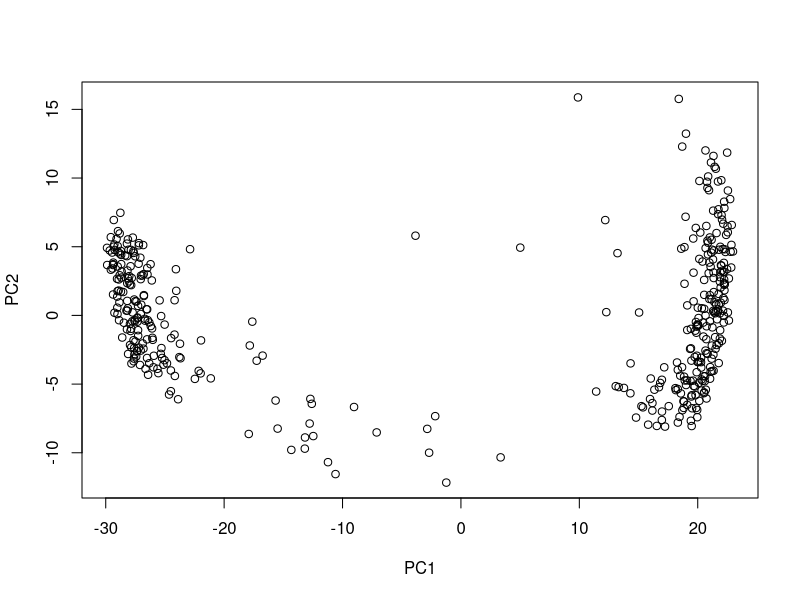
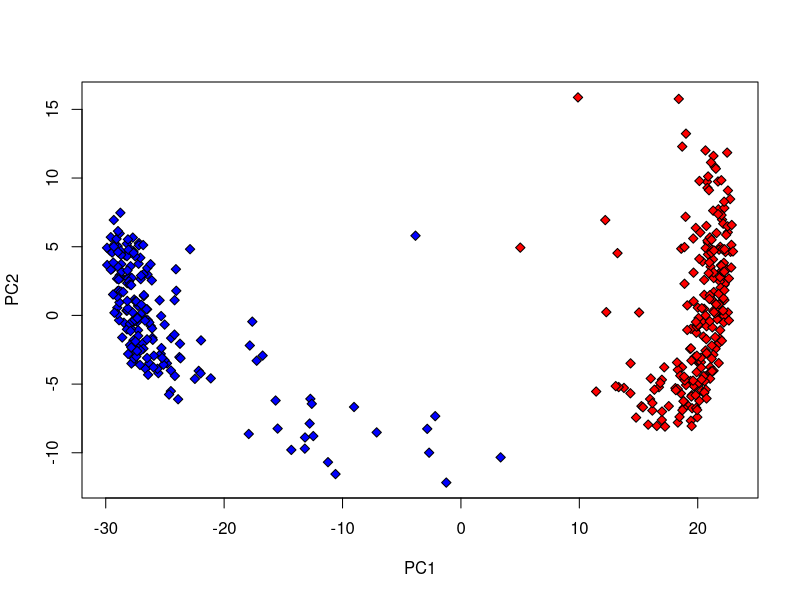

These figures' R source, in order:
## ---- chunk 1
votes <- read.table("2011_cleaned_votes.csv", header = TRUE, sep = ";")
head(votes)
## ---- chunk 2
dim(votes)
## ---- chunk 3
pca_output <- prcomp(votes[,2:ncol(votes)], scale = FALSE)
## ---- chunk 4
z1 <- pca_output$x[,1]
z2 <- pca_output$x[,2]
plot(z1, z2, xlab = "PC1", ylab = "PC2")
## ---- chunk 5
red <- votes$party == "R"
blue <- votes$party == "D"

{
  plot(z1, z2, type = "n", xlab = "PC1", ylab = "PC2")
  points(z1[red], z2[red], pch = 23, bg = "red")
  points(z1[blue], z2[blue], pch = 23, bg = "blue")
}
## ---- chunk 6
pca_var <- pca_output$sdev^2
total_var <- sum(pca_var)
pca_var[1:10]/total_var
## ---- chunk 7
set.seed(24)
kmeans_output <- kmeans(votes[,2:ncol(votes)], centers = 2, nstart = 20)
## ---- chunk 8
kmeans_output$cluster[1:20]
votes$party[1:20]
## ---- chunk 9
cluster_assignments <- kmeans_output$cluster
cluster_assignments[cluster_assignments == 2] <- "D"
cluster_assignments[cluster_assignments == 1] <- "R"
## ---- chunk 10
sum(votes$party == cluster_assignments)
length(cluster_assignments)
